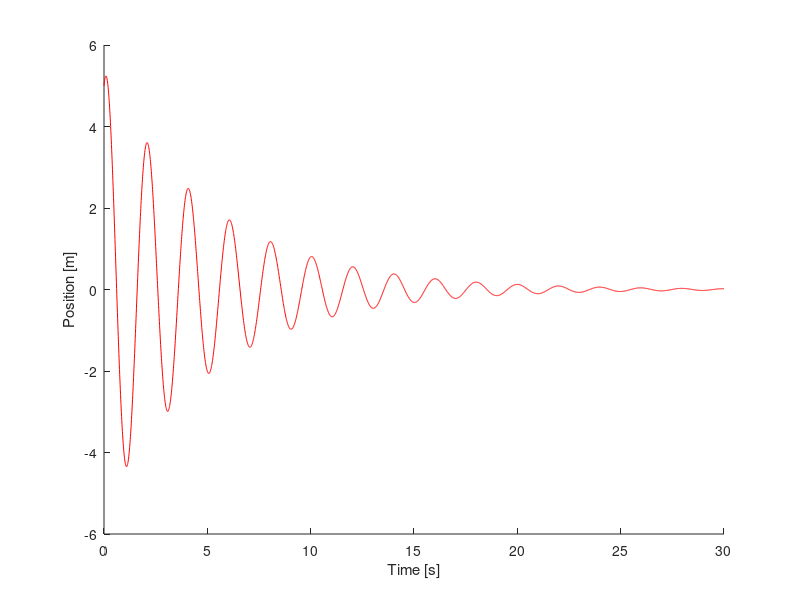
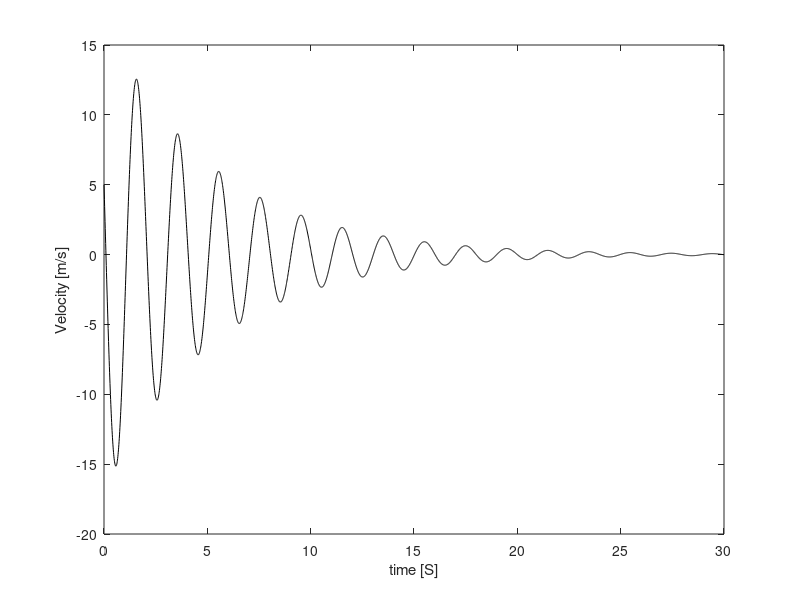

These charts were generated, in order, by the following MATLAB code:
%esercizio 4 Ode 45 lezione 4 moto armonico e tentativo molla con jerk e
%dumping

%{d=0.15 attrito dumping molla 
% J=1 jerk, effetto derivata tripla
% m=2 massa 2 kg
% k=5 costante molla 
% w=sqrt(k/m)  %}

% d = input('attrito dumping molla: '); % attrito dumping molla
% J = input('Jerk: '); % jerk, effetto derivata tripla
% m = input('massa: '); % massa 2 kg
% k = input('costante molla: '); % costante molla
d = 0.75; %acciaio_acciao = 0.75-55 acciaio lubrificato = 0.11 // 0.05 acciaio aria=0.0001
%J=1;
m=2;
k=20; % 20-300 mpolti valori, random qui
w=sqrt(k/m)  

%matrice A con coefficienti da ricavare

%A=[0 1 0;0 0 1;-w*w*m/J -d/J -m/J];
%solo smorzato senza accelerazione
A=[0 1;-w*w -d/m];
dt=0.01; %intervallo temporale della simulazione
T=30; %fine del tempo simulazione T/dt = 1000 valori
x_0=input("posizione iniziale ");
v_0=input("velocità iniziale ");
%a_0=input("accelerazione iniziale ");
values_0=[x_0, v_0]; %a_0] ;
% values_0=[1.5; 1; 3.1]; %valori iniziali per trovare coefficienti (x, v, acc) 
%[posizione iniziale, velocità iniziale, accelerazione ini]

% compute better integral using built-in Matlab code
% 4th-order Runge Kutta 
% [TOUT,YOUT] = ODE45(ODEFUN,TSPAN,Y0)
[t,x_finale] = ode45( @(t,x) A*x, 0:dt:T, values_0); % t = t_out per fare grafico
% using function handle to define @(t,x) A*x... right-hand side
% of \dot{x} = Ax... ode45 wants us to include time in @(t,x), in 
% case there is time dependence.

hold on
plot(t,x_finale(:,1),'r') %posizione :,1 per fare i valori dello spostamento
xlabel('Time [s]')
ylabel('Position [m]')

figure("Name","velocità_tempo")
plot(t,x_finale(:,2),'k')
xlabel('time [S]')
ylabel('Velocity [m/s]')

%figure Name "accelerazione"
%plot(t,x_finale(:,3),'-o')
%xlabel('t [s]')
%ylabel('acc [m*m/s]')
